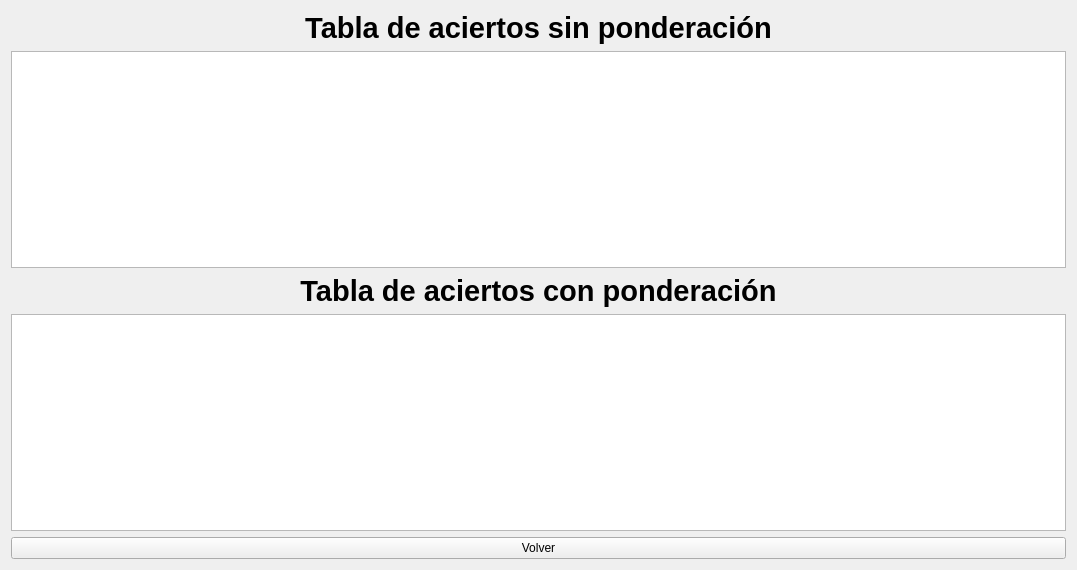
<?xml version="1.0" encoding="UTF-8"?>
<ui version="4.0">
 <class>Form</class>
 <widget class="QWidget" name="Form">
  <property name="geometry">
   <rect>
    <x>0</x>
    <y>0</y>
    <width>1077</width>
    <height>570</height>
   </rect>
  </property>
  <property name="windowTitle">
   <string>Form</string>
  </property>
  <layout class="QVBoxLayout" name="verticalLayout">
   <item>
    <widget class="QLabel" name="label">
     <property name="text">
      <string>&lt;html&gt;&lt;head/&gt;&lt;body&gt;&lt;p&gt;&lt;span style=&quot; font-size:22pt; font-weight:600;&quot;&gt;Tabla de aciertos sin ponderación&lt;/span&gt;&lt;/p&gt;&lt;/body&gt;&lt;/html&gt;</string>
     </property>
     <property name="alignment">
      <set>Qt::AlignCenter</set>
     </property>
    </widget>
   </item>
   <item>
    <widget class="QTableWidget" name="tableWidget"/>
   </item>
   <item>
    <widget class="QLabel" name="label_2">
     <property name="text">
      <string>&lt;html&gt;&lt;head/&gt;&lt;body&gt;&lt;p&gt;&lt;span style=&quot; font-size:22pt; font-weight:600;&quot;&gt;Tabla de aciertos con ponderación&lt;/span&gt;&lt;/p&gt;&lt;/body&gt;&lt;/html&gt;</string>
     </property>
     <property name="alignment">
      <set>Qt::AlignCenter</set>
     </property>
    </widget>
   </item>
   <item>
    <widget class="QTableWidget" name="tableWidget_2"/>
   </item>
   <item>
    <widget class="QPushButton" name="pushButton">
     <property name="text">
      <string>Volver</string>
     </property>
    </widget>
   </item>
  </layout>
 </widget>
 <resources/>
 <connections/>
</ui>
